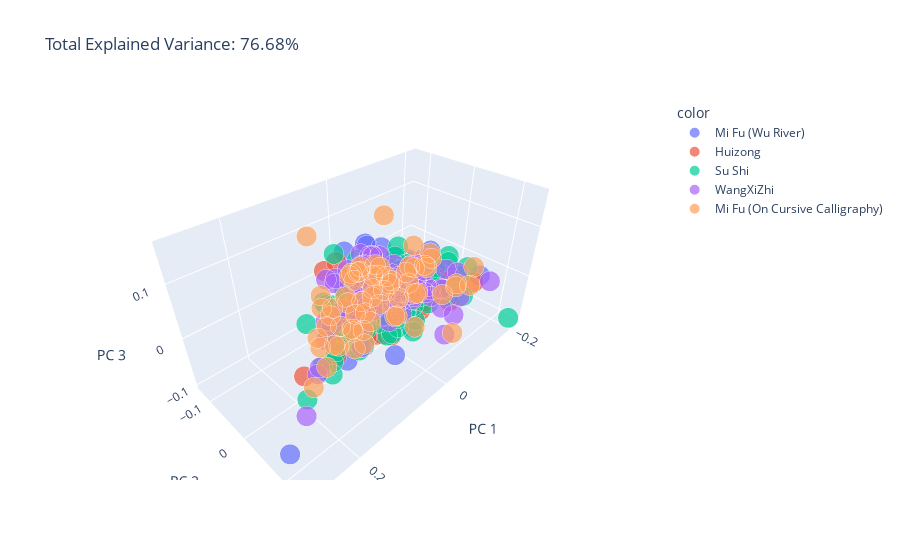

Here is the notebook cell this chart was saved with:
### Code cell
# 3D PCA
pca = PCA(n_components=3)
components = pca.fit_transform(np.vstack([X.T for X in X_list]))

total_var = pca.explained_variance_ratio_.sum() * 100

fig = px.scatter_3d(
    components, x=0, y=1, z=2, color=labels,
    size=[0.001]*len(labels),
    title=f'Total Explained Variance: {total_var:.2f}%',
    labels={'0': 'PC 1', '1': 'PC 2', '2': 'PC 3'}
)
fig.show()
